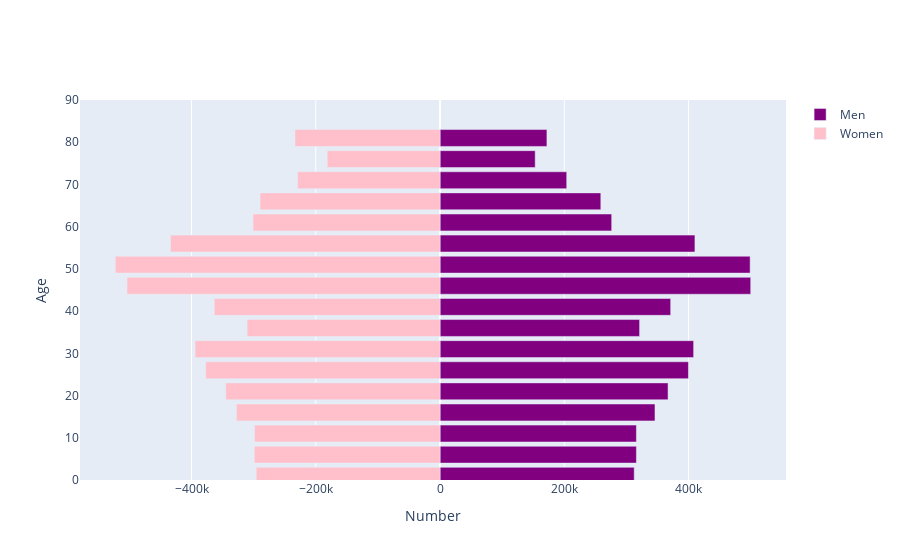

Notebook code cell kept with this figure:
### Code cell
import plotly.offline as py
import plotly.graph_objs as go
import pandas as pd
import numpy as np

py.init_notebook_mode(connected=True)

def pop_pyramid(place, year):
    df = population_df(place, year).sum(axis=0)
    layout = go.Layout(barmode='overlay',
                   yaxis=go.layout.YAxis(range=[0, 90], title='Age'),
                   xaxis=go.layout.XAxis(title='Number'))

    year = year

    bins = [go.Bar(x = df.filter(regex="Male").values,
               y = [int(s[:2])+1 for s in age_ranges],
               orientation='h',
               name='Men',
               marker=dict(color='purple'),
               hoverinfo='skip'
               ),

        go.Bar(x = -df.filter(regex="Female").values,
               y=[int(s[:2])+1 for s in age_ranges],
               orientation='h',
               name='Women',
               marker=dict(color='pink'),
               hoverinfo='skip',
               )
        ]
    return py.iplot(dict(data=bins, layout=layout))

pop_pyramid('CUB', [2018])

### Figure 1 — Plotly figure (JSON) as saved in the notebook; plotly's stock layout.template omitted (floating-point values rounded to 4 significant figures)
{"data": [{"hoverinfo": "skip", "marker": {"color": "purple"}, "name": "Men", "orientation": "h", "type": "bar", "x": [312520, 316052, 316056, 345958, 366991, 399813, 408156, 321175, 371187, 500019, 499094, 410249, 276251, 258767, 203878, 153150, 172018], "y": [1, 6, 11, 16, 21, 26, 31, 36, 41, 46, 51, 56, 61, 66, 71, 76, 81]}, {"hoverinfo": "skip", "marker": {"color": "pink"}, "name": "Women", "orientation": "h", "type": "bar", "x": [-295893, -298990, -298541, -327715, -344883, -377088, -394297, -310546, -363402, -503853, -522700, -433817, -301055, -289698, -229261, -181596, -233477], "y": [1, 6, 11, 16, 21, 26, 31, 36, 41, 46, 51, 56, 61, 66, 71, 76, 81]}], "layout": {"barmode": "overlay", "xaxis": {"title": {"text": "Number"}}, "yaxis": {"range": [0, 90], "title": {"text": "Age"}}}}
